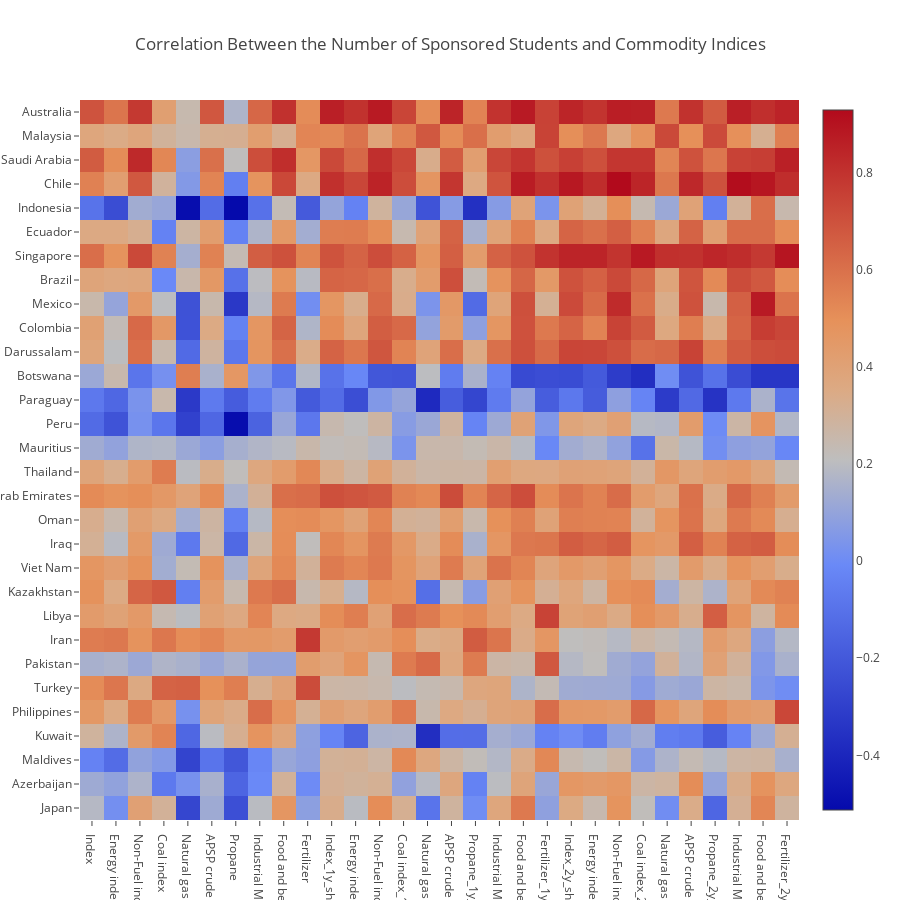

The code cell stored with this chart in its notebook:
### Markdown cell above
## Heatmap

### Code cell
df = correlation_df.loc[correlation_df.index.values[::-1]]
trace = go.Heatmap(z=df.values,
                   x=df.columns.values,
                   y=df.index.values)

layout = go.Layout(
    title="Correlation Between the Number of Sponsored Students and Commodity Indices",
    autosize=False,
    width=900,
    height=900)

fig = go.Figure(data=[trace], layout=layout)
iplot(fig)

### Figure 1 — Plotly figure (JSON) as saved in the notebook; plotly's stock layout.template omitted (floating-point values rounded to 4 significant figures; data arrays with more than 128 entries replaced by an {"elided": "..."} marker saying what was removed)
{"data": [{"type": "heatmap", "uid": "50051423-8be7-42d0-91f1-1625c184653e", "x": ["Index", "Energy index", "Non-Fuel index", "Coal index", "Natural gas index", "APSP crude oil_USD_per_bbl", "Propane", "Industrial Materials index", "Food and beverage index", "Fertilizer", "Index_1y_shift", "Energy index_1y_shift", "Non-Fuel index_1y_shift", "Coal index_1y_shift", "Natural gas index_1y_shift", "APSP crude oil_USD_per_bbl_1y_shift", "Propane_1y_shift", "Industrial Materials index_1y_shift", "Food and beverage index_1y_shift", "Fertilizer_1y_shift", "Index_2y_shift", "Energy index_2y_shift", "Non-Fuel index_2y_shift", "Coal index_2y_shift", "Natural gas index_2y_shift", "APSP crude oil_USD_per_bbl_2y_shift", "Propane_2y_shift", "Industrial Materials index_2y_shift", "Food and beverage index_2y_shift", "Fertilizer_2y_shift"], "y": ["Japan", "Azerbaijan", "Maldives", "Kuwait", "Philippines", "Turkey", "Pakistan", "Iran", "Libya", "Kazakhstan", "Viet Nam", "Iraq", "Oman", "United Arab Emirates", "Thailand", "Mauritius", "Peru", "Paraguay", "Botswana", "Brunei Darussalam", "Colombia", "Mexico", "Brazil", "Singapore", "Ecuador", "Indonesia", "Chile", "Saudi Arabia", "Malaysia", "Australia"], "z": {"elided": "30x30 float values"}}], "layout": {"autosize": false, "height": 900, "title": {"text": "Correlation Between the Number of Sponsored Students and Commodity Indices"}, "width": 900}}
